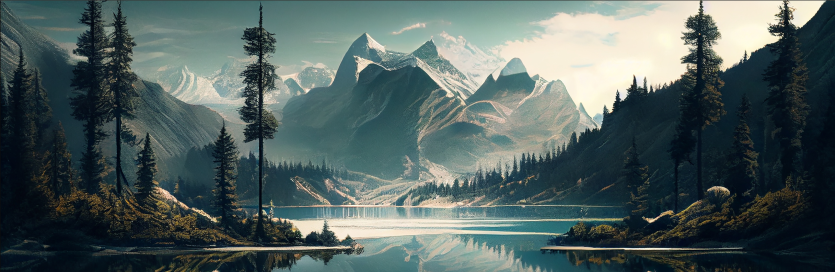
#> input picture xp_card_background.png, 1670 x 544 px (shown at 1/2 size)
$ python level_card_backup.py
#> lines starting #> are read from the running program, lines starting #| are printed output that depends on the picture
from PIL import Image, ImageDraw, ImageFont
import requests
from io import BytesIO


def calculate_level_and_thresholds(xp):
    """Calculate the user's level and the current/next thresholds based on their XP."""
    level = 1
    current_threshold = 0
    next_threshold = 300  # Level 1's threshold ends at 300 XP

    # Keep increasing the level and thresholds while XP surpasses the next threshold
    while xp >= next_threshold:
        level += 1
        current_threshold = next_threshold
        next_threshold = (
            current_threshold + 200
        )  # Increase the threshold by 200 each level

    return level, current_threshold, next_threshold


# Well basically this worked for windows so ye
def generate_xp_card(
    username,
    avatar_url,
    level,
    xp,
    current_threshold,
    next_threshold,
    background_image_path,
):
    # Dimensions for the card
#> called with username = 'Maria behave when??', level = 5, xp = 800, current_threshold = 500, next_threshold = 1000, background_image_path = 'xp_card_background.png'
    width, height = 600, 150
    card = Image.new("RGBA", (width, height), (0, 0, 0, 0))  # Transparent background
#> card: PIL image 600x150 RGBA; every value is 0

    # Load the background image
    background = Image.open(background_image_path).resize((width, height))
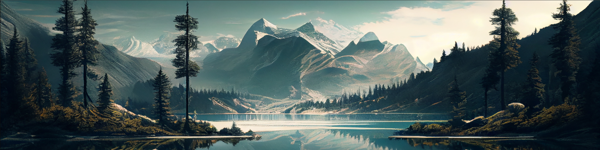
#> background: PIL image 600x150 RGBA; mean R, G, B, A 81.3, 96.6, 95.1, 255
    card.paste(background, (0, 0))

    draw = ImageDraw.Draw(card)

    # Load fonts (replace with the path to your fonts)
    font_large = ImageFont.truetype("arial.ttf", 24)  # Normal font
    font_large_bold = ImageFont.truetype(
        "arialbd.ttf", 24
    )  # Bold font (use your own bold font)
    font_small = ImageFont.truetype("arial.ttf", 18)

    # Define shadow offset
    shadow_offset = (2, 2)  # Offset for the shadow

    # Helper function to draw text with shadow
    def draw_text_with_shadow(
        draw, text, position, font, color, shadow_color, shadow_offset
    ):
        # Draw shadow
        shadow_position = (
            position[0] + shadow_offset[0],
            position[1] + shadow_offset[1],
        )
        draw.text(shadow_position, text, font=font, fill=shadow_color)
        # Draw main text
        draw.text(position, text, font=font, fill=color)

    # Draw user's avatar
    response = requests.get(avatar_url)
    avatar = Image.open(BytesIO(response.content)).resize((100, 100)).convert("RGBA")
    mask = Image.new("L", (100, 100), 0)
    mask_draw = ImageDraw.Draw(mask)
    mask_draw.ellipse((0, 0, 100, 100), fill=255)
    card.paste(avatar, (20, 25), mask)

    # Draw username with bold font and a darker color with shadow
    draw_text_with_shadow(
        draw,
        username,
        (140, 20),
        font_large_bold,
        (255, 255, 255),
        (0, 0, 0),
        shadow_offset,
    )

    # Draw level with bold font and blue color with shadow
    draw_text_with_shadow(
        draw,
        f"Level: {level}",
        (140, 60),
        font_large_bold,
        (0, 200, 255),  # Blue color for level
        (0, 0, 0),  # Shadow color
        shadow_offset,
    )

    # Draw XP with bold font and yellow color with shadow
    draw_text_with_shadow(
        draw,
        f"XP: {xp} / {next_threshold}",
        (140, 90),
        font_large_bold,
        (255, 255, 0),  # Yellow color for XP
        (0, 0, 0),  # Shadow color
        shadow_offset,
    )

    # Draw progress bar
    progress_bar_x = 140
    progress_bar_y = 120
    progress_bar_width = 400
    progress_bar_height = 20

    # Calculate progress
    progress = (xp - current_threshold) / (next_threshold - current_threshold)
    progress_length = int(progress * progress_bar_width)

    # Draw progress bar background
    draw.rectangle(
        [
            progress_bar_x,
            progress_bar_y,
            progress_bar_x + progress_bar_width,
            progress_bar_y + progress_bar_height,
        ],
        fill=(50, 50, 50),
    )
    # Draw progress bar fill
    draw.rectangle(
        [
            progress_bar_x,
            progress_bar_y,
            progress_bar_x + progress_length,
            progress_bar_y + progress_bar_height,
        ],
        fill=(0, 200, 255),  # Blue color for the progress bar
    )

    # Save or return the card
    output_path = "./xp_card.png"
    card.save(output_path)
    return output_path


# Example usage with a background image path
generate_xp_card(
    "Maria behave when??",
    "https://cdn.discordapp.com/attachments/1108373856613306458/1227580443352633407/image.png?ex=67445ee1&is=67430d61&hm=058f6e6ea395e38ef28130e4f3867117c44ecf70fa796d8876a9a8f89c627d33&",
    5,
    800,
    500,
    1000,
    "xp_card_background.png",  # Path to your background image
)
#> (the call stopped at in generate_xp_card, `response = requests.get(avatar_url)`: the network is not available in this run)
